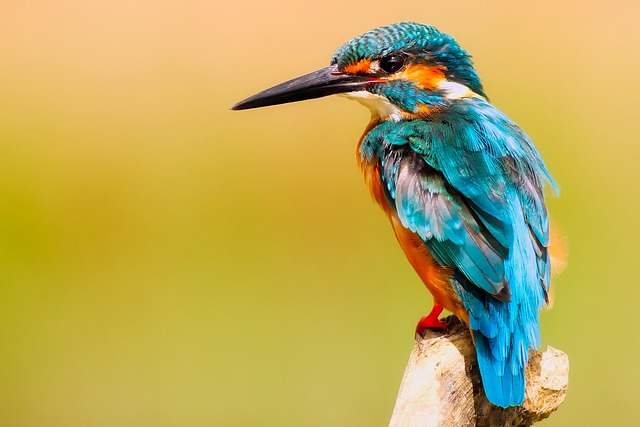
#> input picture Birds.jpg, 640 x 427 px
$ jupyter execute 'photo processing.ipynb'   (shell and % lines are left out)
#> lines starting #> are read from the running program, lines starting #| are printed output that depends on the picture
[cell 1]
import numpy as np
import matplotlib.pyplot as plt

[cell 2]
from skimage import io

[cell 3]
image=io.imread('Birds.jpg')
#> image is the input picture: shape (427, 640, 3); mean R, G, B 188.7, 171.4, 89.7
image

[cell 4]
image.ndim
#> Out = 3

[cell 5]
image.shape
#> Out = (427, 640, 3)

[cell 6]
io.imshow(image)

[cell 7]
io.imshow(image[:,:,0])
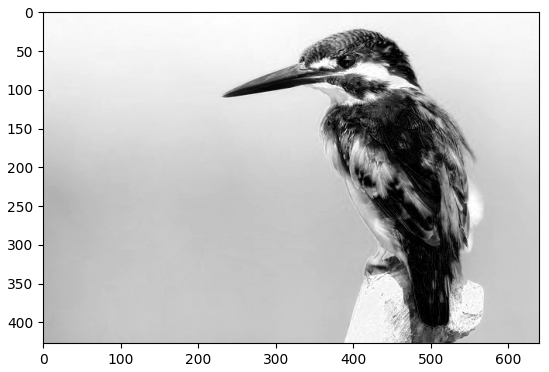
#> figure drawn by matplotlib, 1 panel
